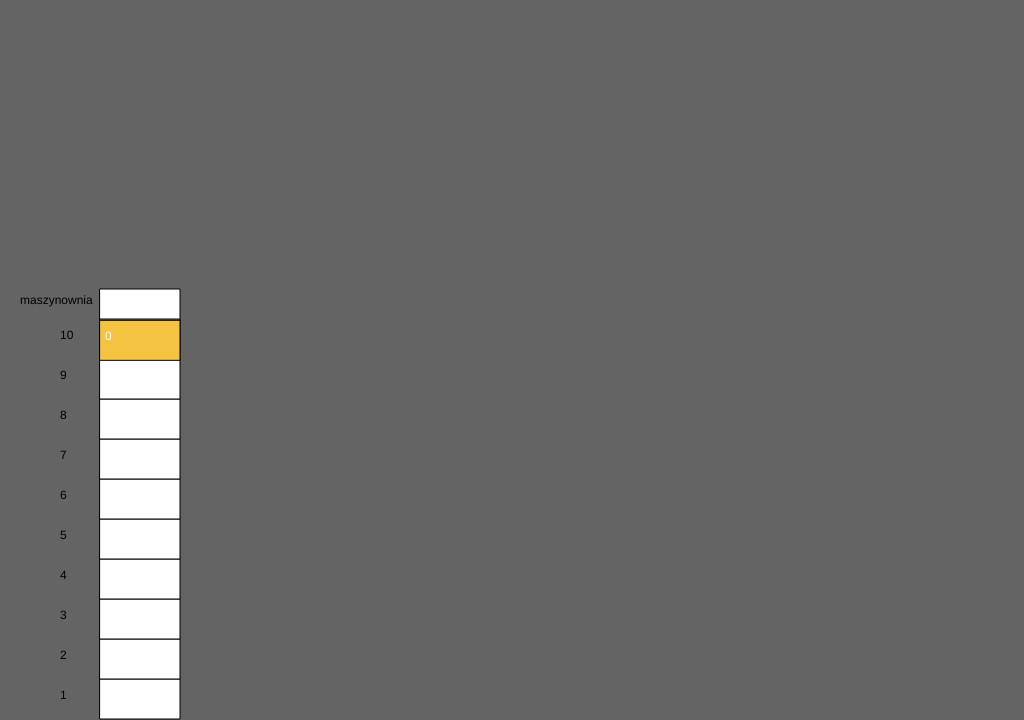
Frame 1 (no input)
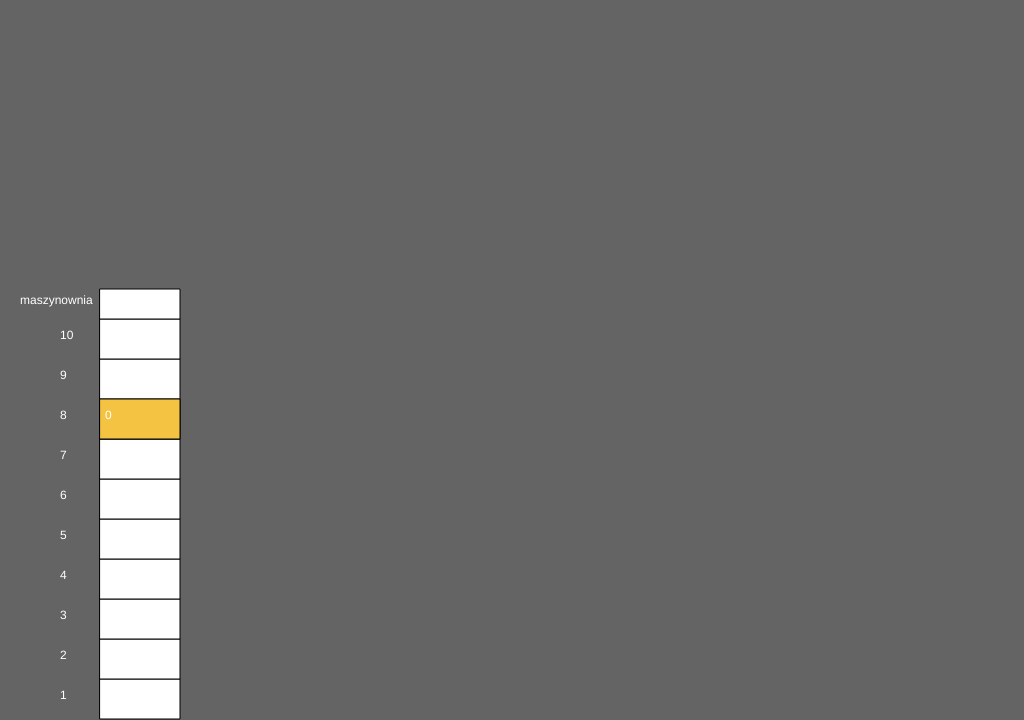
Frame 60 (no input)
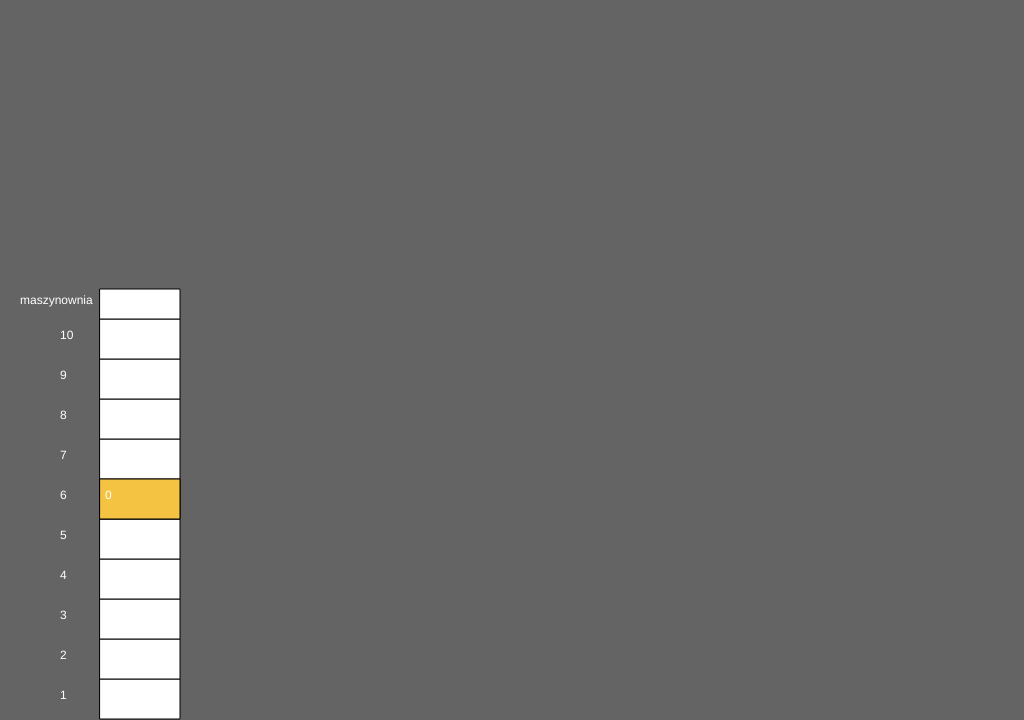
Frame 120 (the mouse pressed at the canvas centre since frame 60)

The p5.js sketch that drew these frames (run headless with seeded random() and noise() and a simulated clock; from frame 60 on, the mouse is pressed at the canvas centre):

// p5.js sketch
// ── sketch.js
var speedMultiplier = 1;
var floorHeight = 40;
var floorCount = 10;
var machineRoomHeight = 30;
var elevatorWidth = 80;
var elevatorHeight = floorCount * floorHeight + machineRoomHeight;
var elevatorSpeed = floorHeight * speedMultiplier / 30;
var canvasHeight = 720;
var canvasWidth = 1024;
var bottomLevel = canvasHeight - 1;
var padding = 100;
var elevator;

function Elevator() {
	var initFloor = getFloor(10);
	this.currentFloor = initFloor;
	this.goingTo = getFloor(1);
	this.x = this.currentFloor.x;
	this.y = this.currentFloor.y;
	this.peopleCount = 0;
	this.speed = elevatorSpeed;

	this.display = function() {
		fill(245, 195, 66);
		rect(this.x, this.y, elevatorWidth, floorHeight);
		fill(255);
		text(this.peopleCount, this.x + 5, this.y + floorHeight/2);
	};

	this.moveToFloor = function(floorNumber) {
		this.goingTo = getFloor(floorNumber);
	};

	this.move = function() {
		if (abs(this.y - this.goingTo.y) < 1) {
			this.currentFloor = this.goingTo;
			return;
		}
		this.y += this.speed * getDirection(this.y, this.goingTo.y);
	}
}

function getDirection(current, dest) {
	return current > dest ? -1 : 1;
}

function drawMachineRoom() {
	rect(padding, bottomLevel - floorCount * floorHeight - machineRoomHeight, elevatorWidth, machineRoomHeight);
	text("maszynownia", padding - elevatorWidth, bottomLevel - floorCount * floorHeight - machineRoomHeight/2);
}

function drawFloors() {
	for (i = 1; i <= floorCount; i++) {
		rect(padding, bottomLevel - i * floorHeight, elevatorWidth, floorHeight);
		text(i, padding - elevatorWidth/2, bottomLevel - i * floorHeight + floorHeight/2);
	}
}

function getFloor(floorNumber) {
	return {x: padding, y: bottomLevel - floorNumber * floorHeight, floor: floorNumber};
}

function setup() {
  createCanvas(canvasWidth, canvasHeight);
  elevator = new Elevator();
}

function draw() {
	background(100);  
  drawFloors();
  drawMachineRoom();
	elevator.move();
  elevator.display();
}
